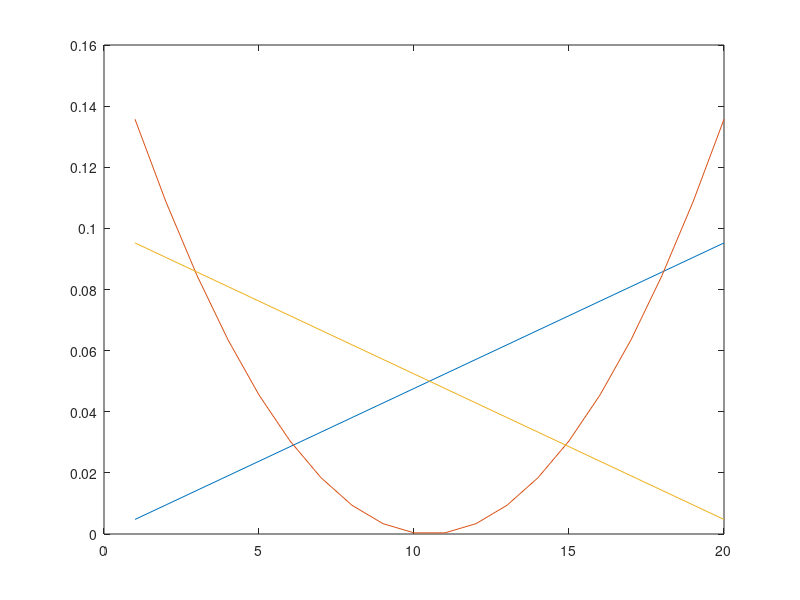
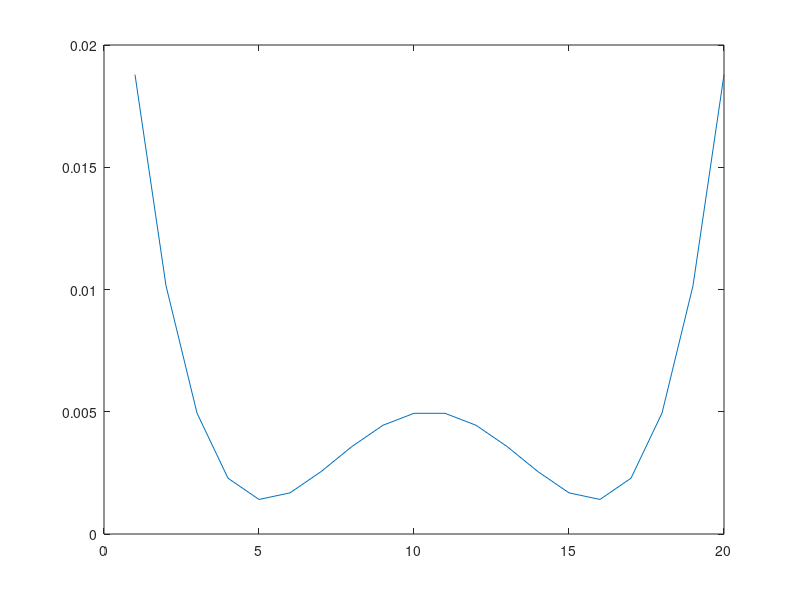

The MATLAB source for these figures, in order: (Note: this script raises an error after producing the figures.)
close all
N = 100;
t = 20;
tvBeta = 1e-4;
t0 = 2;
a = 1:t;
x1 = repmat(a,N,1);
x2 = repmat((a-(t+1)/2).^2,N,1);
x3 = repmat(t+1-a,N,1);
vdf1 = sum(x1,1)./sum(x1(:));
vdf2 = sum(x2,1)./sum(x2(:));
vdf3 = sum(x3,1)./sum(x3(:));

f = [vdf1;vdf2;vdf3];
fx = [x1(:), x2(:), x3(:)]';
figure(1)
plot(f')
D = [-1 1 0;...
      0 -1 1];
total = sum(x2(:));

figure(2)
plot( sum(((D*f)').^2,2) )


% gradJ = gradientTV(f,deltaX,tvBeta,D);
% gradTV = zeros(size(gradJ));
% for j = 1:t
%     for k = 1:t
%         if j == k
%             gradTV(j) = gradTV(j) + gradJ(k)*( 1/total - vdf2(j)/total );
%         else
%             gradTV(j) = gradTV(j) - gradJ(k)*vdf2(j)/total;
%         end     
%     end
% end
% 


%% finite difference check 1

% gradF = zeros(size(gradJ));
% for j = 1:t
% 
%         vdf22 = vdf2;
%         vdf22(j) = vdf22(j) + 1e-8;
%         f22 = [vdf1;vdf22;vdf3];
%         J = deltaX*sum(sqrt( (D*f).^2 + tvBeta^2));      
%         J22 = deltaX*sum(sqrt( (D*f22).^2 + tvBeta^2));
%         gradF(j) = -(J(j)-J22(j))/1e-8;
% end
% 
% gradJ-gradF

%% finite difference check {vdf1i - vdf2i|
close all
epsi = 1e-8;
gradF2 = zeros(size(x1));

for i = 1:N
	for j = 1:t
        x22 = x2;
        x22(i,j) = x22(i,j) + epsi;
        vdf22 = sum(x22,1)./sum(x22(:));
        f22 = [vdf1;vdf22;vdf3];
        J = sum(sum(sqrt( (D*f).^2 + tvBeta^2)));      
        J22 = sum(sum(sqrt( (D*f22).^2 + tvBeta^2)));
        gradF2(i,j) = gradF2(i,j) - (J-J22)/epsi;
    end
end

gradTV = zeros(size(x1));
gradJ = gradientTV(f,tvBeta,D);
for i = 1:N
    for j = 1:t
        for k = 1:t
            if j == k
                gradTV(i,j) = gradTV(i,j) + gradJ(k)*( 1/total - vdf2(k)/total );
            else
                gradTV(i,j) = gradTV(i,j) - gradJ(k)*vdf2(k)/total;
            end 
        end
    end
end
abs(mean(gradTV(:) - gradF2(:)))

%% finite difference check |x1i-x2i|
% close all
epsi = 1e-8;
gradF3 = zeros(size(x1));

for i = 1:N
	for j = 1:t
        x22 = x2;
        x22(i,j) = x22(i,j) + epsi;
        fx22 = [x1(:), x22(:), x3(:)]';
        J = sum(sum(sqrt( (D*fx).^2 + tvBeta^2)));      
        J22 = sum(sum(sqrt( (D*fx22).^2 + tvBeta^2)));
        gradF3(i,j) = gradF3(i,j) - (J-J22)/epsi;
    end
end
gradTVx = gradientTV(fx,tvBeta,D);
gradTVx = reshape(gradTVx,size(x1));
abs(mean(gradTVx(:) - gradF3(:)))

figure(3)
subplot(2,1,1)
hold on
plot(gradTV(:),'Linewidth',4)
plot(gradF2(:),'Linewidth',2)
title('vdf grad')
legend('TV','FD')


subplot(2,1,2)
hold on
plot(gradTVx(:),'Linewidth',4)
plot(gradF3(:),'Linewidth',2)
title('x grad')
legend('TVx','FD')